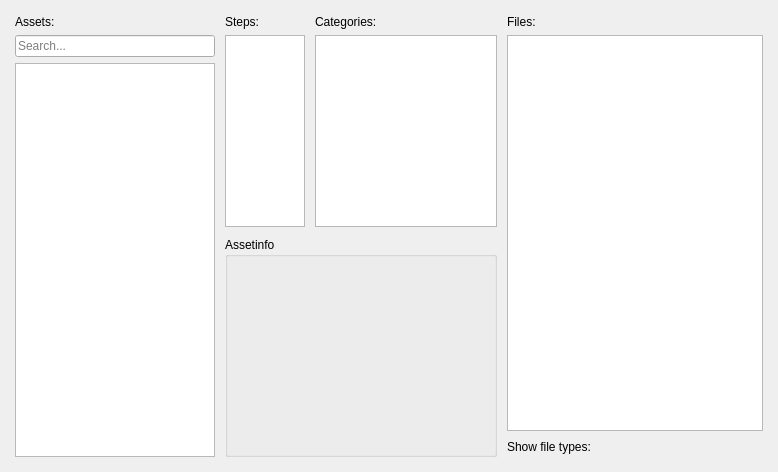
          <widget class="QWidget" name="t_assets">
           <attribute name="title">
            <string>Assets</string>
           </attribute>
           <layout class="QHBoxLayout" name="horizontalLayout_3">
            <property name="spacing">
             <number>10</number>
            </property>
            <property name="leftMargin">
             <number>15</number>
            </property>
            <property name="topMargin">
             <number>15</number>
            </property>
            <property name="rightMargin">
             <number>15</number>
            </property>
            <property name="bottomMargin">
             <number>15</number>
            </property>
            <item>
             <widget class="QWidget" name="w_assetHierarchy" native="true">
              <property name="minimumSize">
               <size>
                <width>140</width>
                <height>0</height>
               </size>
              </property>
              <property name="maximumSize">
               <size>
                <width>200</width>
                <height>16777215</height>
               </size>
              </property>
              <layout class="QVBoxLayout" name="verticalLayout_3">
               <property name="leftMargin">
                <number>0</number>
               </property>
               <property name="topMargin">
                <number>0</number>
               </property>
               <property name="rightMargin">
                <number>0</number>
               </property>
               <property name="bottomMargin">
                <number>0</number>
               </property>
               <item>
                <widget class="QLabel" name="l_aHierarchy">
                 <property name="text">
                  <string>Assets:</string>
                 </property>
                </widget>
               </item>
               <item>
                <widget class="QLineEdit" name="e_assetSearch">
                 <property name="placeholderText">
                  <string>Search...</string>
                 </property>
                </widget>
               </item>
               <item>
                <widget class="QTreeWidget" name="tw_aHierarchy">
                 <property name="contextMenuPolicy">
                  <enum>Qt::CustomContextMenu</enum>
                 </property>
                 <property name="editTriggers">
                  <set>QAbstractItemView::NoEditTriggers</set>
                 </property>
                 <property name="verticalScrollMode">
                  <enum>QAbstractItemView::ScrollPerPixel</enum>
                 </property>
                 <attribute name="headerVisible">
                  <bool>false</bool>
                 </attribute>
                 <column>
                  <property name="text">
                   <string notr="true">1</string>
                  </property>
                 </column>
                </widget>
               </item>
              </layout>
             </widget>
            </item>
            <item>
             <widget class="QWidget" name="verticalWidget_3" native="true">
              <property name="maximumSize">
               <size>
                <width>272</width>
                <height>16777215</height>
               </size>
              </property>
              <layout class="QVBoxLayout" name="verticalLayout_21">
               <property name="spacing">
                <number>10</number>
               </property>
               <property name="leftMargin">
                <number>0</number>
               </property>
               <property name="topMargin">
                <number>0</number>
               </property>
               <property name="rightMargin">
                <number>0</number>
               </property>
               <property name="bottomMargin">
                <number>0</number>
               </property>
               <item>
                <widget class="QWidget" name="horizontalWidget_2" native="true">
                 <layout class="QHBoxLayout" name="horizontalLayout_13">
                  <property name="spacing">
                   <number>10</number>
                  </property>
                  <property name="leftMargin">
                   <number>0</number>
                  </property>
                  <property name="topMargin">
                   <number>0</number>
                  </property>
                  <property name="rightMargin">
                   <number>0</number>
                  </property>
                  <property name="bottomMargin">
                   <number>0</number>
                  </property>
                  <item>
                   <widget class="QWidget" name="widget_23" native="true">
                    <property name="minimumSize">
                     <size>
                      <width>80</width>
                      <height>0</height>
                     </size>
                    </property>
                    <layout class="QVBoxLayout" name="verticalLayout_22">
                     <property name="leftMargin">
                      <number>0</number>
                     </property>
                     <property name="topMargin">
                      <number>0</number>
                     </property>
                     <property name="rightMargin">
                      <number>0</number>
                     </property>
                     <property name="bottomMargin">
                      <number>0</number>
                     </property>
                     <item>
                      <widget class="QLabel" name="l_aStep">
                       <property name="text">
                        <string>Steps:</string>
                       </property>
                      </widget>
                     </item>
                     <item>
                      <widget class="QListWidget" name="lw_aPipeline">
                       <property name="contextMenuPolicy">
                        <enum>Qt::CustomContextMenu</enum>
                       </property>
                       <property name="editTriggers">
                        <set>QAbstractItemView::NoEditTriggers</set>
                       </property>
                       <property name="verticalScrollMode">
                        <enum>QAbstractItemView::ScrollPerPixel</enum>
                       </property>
                      </widget>
                     </item>
                    </layout>
                   </widget>
                  </item>
                  <item>
                   <widget class="QWidget" name="w_aCategory" native="true">
                    <property name="minimumSize">
                     <size>
                      <width>182</width>
                      <height>0</height>
                     </size>
                    </property>
                    <property name="maximumSize">
                     <size>
                      <width>182</width>
                      <height>16777215</height>
                     </size>
                    </property>
                    <layout class="QVBoxLayout" name="verticalLayout_23">
                     <property name="leftMargin">
                      <number>0</number>
                     </property>
                     <property name="topMargin">
                      <number>0</number>
                     </property>
                     <property name="rightMargin">
                      <number>0</number>
                     </property>
                     <property name="bottomMargin">
                      <number>0</number>
                     </property>
                     <item>
                      <widget class="QLabel" name="l_aCategory">
                       <property name="text">
                        <string>Categories:</string>
                       </property>
                      </widget>
                     </item>
                     <item>
                      <widget class="QListWidget" name="lw_aCategory">
                       <property name="maximumSize">
                        <size>
                         <width>10000</width>
                         <height>16777215</height>
                        </size>
                       </property>
                       <property name="contextMenuPolicy">
                        <enum>Qt::CustomContextMenu</enum>
                       </property>
                       <property name="editTriggers">
                        <set>QAbstractItemView::NoEditTriggers</set>
                       </property>
                       <property name="verticalScrollMode">
                        <enum>QAbstractItemView::ScrollPerPixel</enum>
                       </property>
                      </widget>
                     </item>
                    </layout>
                   </widget>
                  </item>
                 </layout>
                </widget>
               </item>
               <item>
                <widget class="QGroupBox" name="gb_assetInfo">
                 <property name="minimumSize">
                  <size>
                   <width>0</width>
                   <height>220</height>
                  </size>
                 </property>
                 <property name="maximumSize">
                  <size>
                   <width>16777215</width>
                   <height>220</height>
                  </size>
                 </property>
                 <property name="contextMenuPolicy">
                  <enum>Qt::CustomContextMenu</enum>
                 </property>
                 <property name="title">
                  <string>Assetinfo</string>
                 </property>
                 <layout class="QVBoxLayout" name="verticalLayout_24">
                  <property name="spacing">
                   <number>15</number>
                  </property>
                  <property name="leftMargin">
                   <number>9</number>
                  </property>
                  <property name="topMargin">
                   <number>18</number>
                  </property>
                  <property name="rightMargin">
                   <number>9</number>
                  </property>
                  <property name="bottomMargin">
                   <number>9</number>
                  </property>
                  <item>
                   <widget class="QLabel" name="l_aDescription">
                    <property name="text">
                     <string/>
                    </property>
                   </widget>
                  </item>
                  <item>
                   <spacer name="verticalSpacer_5">
                    <property name="orientation">
                     <enum>Qt::Vertical</enum>
                    </property>
                    <property name="sizeHint" stdset="0">
                     <size>
                      <width>20</width>
                      <height>40</height>
                     </size>
                    </property>
                   </spacer>
                  </item>
                  <item>
                   <widget class="QWidget" name="widget_8" native="true">
                    <layout class="QHBoxLayout" name="horizontalLayout_14">
                     <property name="spacing">
                      <number>0</number>
                     </property>
                     <property name="leftMargin">
                      <number>0</number>
                     </property>
                     <property name="topMargin">
                      <number>0</number>
                     </property>
                     <property name="rightMargin">
                      <number>0</number>
                     </property>
                     <property name="bottomMargin">
                      <number>0</number>
                     </property>
                     <item>
                      <spacer name="horizontalSpacer_6">
                       <property name="orientation">
                        <enum>Qt::Horizontal</enum>
                       </property>
                       <property name="sizeHint" stdset="0">
                        <size>
                         <width>40</width>
                         <height>20</height>
                        </size>
                       </property>
                      </spacer>
                     </item>
                     <item>
                      <widget class="QLabel" name="l_assetPreview">
                       <property name="sizePolicy">
                        <sizepolicy hsizetype="Fixed" vsizetype="Fixed">
                         <horstretch>0</horstretch>
                         <verstretch>0</verstretch>
                        </sizepolicy>
                       </property>
                       <property name="minimumSize">
                        <size>
                         <width>100</width>
                         <height>100</height>
                        </size>
                       </property>
                       <property name="contextMenuPolicy">
                        <enum>Qt::CustomContextMenu</enum>
                       </property>
                       <property name="text">
                        <string/>
                       </property>
                       <property name="alignment">
                        <set>Qt::AlignCenter</set>
                       </property>
                      </widget>
                     </item>
                     <item>
                      <spacer name="horizontalSpacer_7">
                       <property name="orientation">
                        <enum>Qt::Horizontal</enum>
                       </property>
                       <property name="sizeHint" stdset="0">
                        <size>
                         <width>40</width>
                         <height>20</height>
                        </size>
                       </property>
                      </spacer>
                     </item>
                    </layout>
                   </widget>
                  </item>
                  <item>
                   <spacer name="verticalSpacer_6">
                    <property name="orientation">
                     <enum>Qt::Vertical</enum>
                    </property>
                    <property name="sizeHint" stdset="0">
                     <size>
                      <width>20</width>
                      <height>40</height>
                     </size>
                    </property>
                   </spacer>
                  </item>
                 </layout>
                </widget>
               </item>
              </layout>
             </widget>
            </item>
            <item>
             <widget class="QWidget" name="widget_4" native="true">
              <layout class="QVBoxLayout" name="verticalLayout_4">
               <property name="leftMargin">
                <number>0</number>
               </property>
               <property name="topMargin">
                <number>0</number>
               </property>
               <property name="rightMargin">
                <number>0</number>
               </property>
               <property name="bottomMargin">
                <number>0</number>
               </property>
               <item>
                <widget class="QLabel" name="l_aFiles">
                 <property name="text">
                  <string>Files:</string>
                 </property>
                </widget>
               </item>
               <item>
                <widget class="QTableView" name="tw_aFiles">
                 <property name="contextMenuPolicy">
                  <enum>Qt::CustomContextMenu</enum>
                 </property>
                 <property name="editTriggers">
                  <set>QAbstractItemView::NoEditTriggers</set>
                 </property>
                 <property name="selectionMode">
                  <enum>QAbstractItemView::SingleSelection</enum>
                 </property>
                 <property name="selectionBehavior">
                  <enum>QAbstractItemView::SelectRows</enum>
                 </property>
                 <property name="textElideMode">
                  <enum>Qt::ElideRight</enum>
                 </property>
                 <property name="verticalScrollMode">
                  <enum>QAbstractItemView::ScrollPerPixel</enum>
                 </property>
                 <property name="horizontalScrollMode">
                  <enum>QAbstractItemView::ScrollPerPixel</enum>
                 </property>
                 <property name="sortingEnabled">
                  <bool>true</bool>
                 </property>
                 <attribute name="horizontalHeaderCascadingSectionResizes">
                  <bool>false</bool>
                 </attribute>
                 <attribute name="horizontalHeaderHighlightSections">
                  <bool>false</bool>
                 </attribute>
                 <attribute name="horizontalHeaderShowSortIndicator" stdset="0">
                  <bool>true</bool>
                 </attribute>
                 <attribute name="horizontalHeaderStretchLastSection">
                  <bool>false</bool>
                 </attribute>
                 <attribute name="verticalHeaderVisible">
                  <bool>false</bool>
                 </attribute>
                 <attribute name="verticalHeaderStretchLastSection">
                  <bool>false</bool>
                 </attribute>
                </widget>
               </item>
               <item>
                <widget class="QWidget" name="w_aShowFormats" native="true">
                 <layout class="QHBoxLayout" name="horizontalLayout">
                  <property name="leftMargin">
                   <number>0</number>
                  </property>
                  <property name="topMargin">
                   <number>0</number>
                  </property>
                  <property name="rightMargin">
                   <number>0</number>
                  </property>
                  <property name="bottomMargin">
                   <number>0</number>
                  </property>
                  <item>
                   <widget class="QLabel" name="l_aShow">
                    <property name="maximumSize">
                     <size>
                      <width>16777215</width>
                      <height>16777215</height>
                     </size>
                    </property>
                    <property name="text">
                     <string>Show file types:</string>
                    </property>
                   </widget>
                  </item>
                  <item>
                   <spacer name="horizontalSpacer_4">
                    <property name="orientation">
                     <enum>Qt::Horizontal</enum>
                    </property>
                    <property name="sizeHint" stdset="0">
                     <size>
                      <width>40</width>
                      <height>20</height>
                     </size>
                    </property>
                   </spacer>
                  </item>
                 </layout>
                </widget>
               </item>
              </layout>
             </widget>
            </item>
           </layout>
          </widget>
